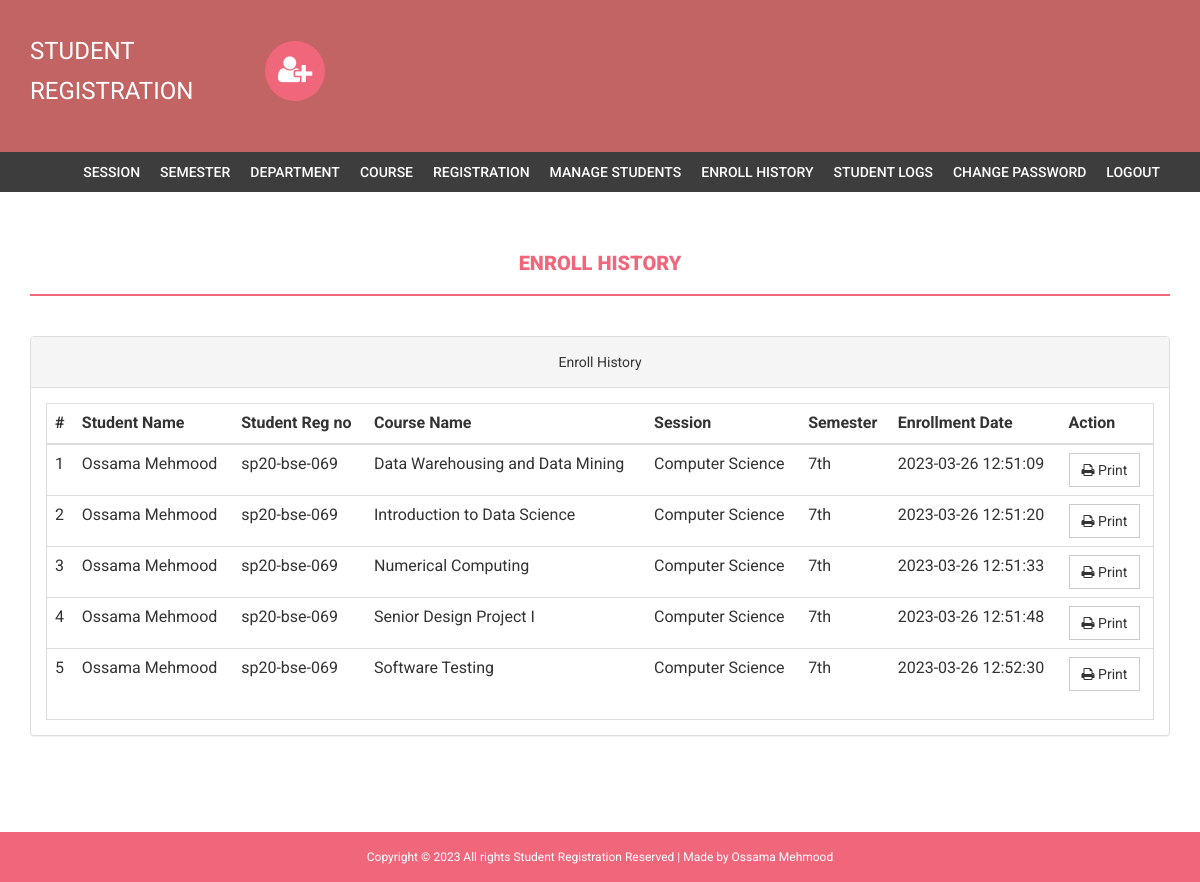
Page /admin/enroll-history.php (signed in) on the committed database.
### tables this page shows
CREATE TABLE `courseenrolls` (
  `id` int(11) NOT NULL,
  `studentRegno` varchar(255) NOT NULL,
  `pincode` varchar(255) NOT NULL,
  `session` int(11) NOT NULL,
  `department` int(11) NOT NULL,
  `year` int(11) NOT NULL,
  `semester` int(11) NOT NULL,
  `course` int(11) NOT NULL,
  `enrollDate` timestamp NOT NULL DEFAULT current_timestamp()
);

CREATE TABLE `students` (
  `StudentRegno` varchar(255) NOT NULL,
  `studentPhoto` varchar(255) DEFAULT NULL,
  `password` varchar(255) NOT NULL,
  `studentName` varchar(255) NOT NULL,
  `pincode` varchar(255) NOT NULL,
  `session` varchar(255) NOT NULL,
  `department` varchar(255) NOT NULL,
  `semester` varchar(255) NOT NULL,
  `cgpa` decimal(10,2) NOT NULL,
  `creationdate` timestamp NOT NULL DEFAULT current_timestamp(),
  `updationDate` varchar(255) NOT NULL
);

CREATE TABLE `course` (
  `id` int(11) NOT NULL,
  `courseCode` varchar(255) NOT NULL,
  `courseName` varchar(255) NOT NULL,
  `courseUnit` varchar(255) NOT NULL,
  `noofSeats` int(11) NOT NULL,
  `creationDate` timestamp NOT NULL DEFAULT current_timestamp(),
  `updationDate` varchar(255) NOT NULL
);

CREATE TABLE `department` (
  `id` int(11) NOT NULL,
  `department` varchar(255) NOT NULL,
  `creationDate` timestamp NOT NULL DEFAULT current_timestamp()
);

CREATE TABLE `semester` (
  `id` int(11) NOT NULL,
  `semester` varchar(255) NOT NULL,
  `creationDate` timestamp NOT NULL DEFAULT current_timestamp(),
  `updationDate` varchar(255) NOT NULL
);

### admin/enroll-history.php (the view, shortened to what this page needs)
<?php
if(strlen($_SESSION['alogin'])==0)
    {
header('location:index.php');
}
else{
?>
<!DOCTYPE html>
<html xmlns="http://www.w3.org/1999/xhtml">
<head>
    <link href="assets/css/bootstrap.css" rel="stylesheet" />
    <link href="assets/css/font-awesome.css" rel="stylesheet" />
    <link href="assets/css/style.css" rel="stylesheet" />
</head>
<body>
<?php include('includes/header.php');?>
<?php if($_SESSION['alogin']!="")
{
 include('includes/menubar.php');
}
 ?>
    <div class="content-wrapper">
        <div class="container">
              <div class="row">
                    <div class="col-md-12">
                        <h1 class="page-head-line">Enroll History</h1>
                    </div>
                </div>
                <div class="row" >
                <div class="col-md-12">
                    <div class="panel panel-default">
                        <div class="panel-heading">
                           Enroll History
                        </div>
                        <div class="panel-body">
                            <div class="table-responsive table-bordered">
                                <table class="table">
                                    <thead>
                                        <tr>
                                            <th>#</th>
                                                 <th>Student Name </th>
                                                    <th>Student Reg no </th>
                                            <th>Course Name </th>
                                            <th>Session </th>
                                                <th>Semester</th>
                                             <th>Enrollment Date</th>
                                             <th>Action</th>
                                        </tr>
                                    </thead>
                                    <tbody>
<?php
$sql=mysqli_query($bd, "select courseenrolls.course as cid, course.courseName as courname,session.session as session,department.department as dept,courseenrolls.enrollDate as edate ,semester.semester as sem,students.studentName as sname,students.StudentRegno as sregno from courseenrolls join course on course.id=courseenrolls.course join session on session.id=courseenrolls.session join department on department.id=courseenrolls.department   join semester on semester.id=courseenrolls.semester join students on students.StudentRegno=courseenrolls.studentRegno ");
$cnt=1;
while($row=mysqli_fetch_array($sql))
{
?>
                                        <tr>
                                            <td><?php echo $cnt;?></td>
                                              <td><?php echo htmlentities($row['sname']);?></td>
                                            <td><?php echo htmlentities($row['sregno']);?></td>
                                            <td><?php echo htmlentities($row['courname']);?></td>
                                            <td><?php echo htmlentities($row['dept']);?></td>
                                            <td><?php echo htmlentities($row['sem']);?></td>
                                             <td><?php echo htmlentities($row['edate']);?></td>
                                            <td>
                                            <a href="print.php?id=<?php echo $row['cid']?>" target="_blank">
<button class="btn btn-default"><i class="fa fa-print "></i> Print</button> </a>
                                            </td>
                                        </tr>
<?php
$cnt++;
} ?>
                                    </tbody>
                                </table>
                            </div>
                        </div>
                    </div>
                </div>
            </div>
        </div>
    </div>
  <?php include('includes/footer.php');?>
</body>
</html>
<?php } ?>

### admin/assets/css/style.css (style rules this page uses)
body { font-family: 'Roboto', sans-serif; line-height: 30px; }
.content-wrapper { margin-top: 40px; min-height: 600px; padding-bottom: 60px; }
.page-head-line { font-weight: 900; padding-bottom: 20px; border-bottom: 2px solid #F0677C; text-transform: uppercase; color: #F0677C; font-size: 20px; margin-bottom: 40px; }
.btn { border-radius: 0px; -webkit-border-radius: 0px; -moz-border-radius: 0px; }

### admin/includes/footer.php (style rules this page uses)
.col-md-12 { text-align: center; }

### rows in the picture
courseenrolls: students.studentName "Ossama Mehmood", students.StudentRegno "sp20-bse-069", course.courseName "Data Warehousing and Data Mining", department.department "Computer Science", semester.semester "7th", enrollDate "2023-03-26 12:51:09"
courseenrolls: students.studentName "Ossama Mehmood", students.StudentRegno "sp20-bse-069", course.courseName "Introduction to Data Science", department.department "Computer Science", semester.semester "7th", enrollDate "2023-03-26 12:51:20"
courseenrolls: students.studentName "Ossama Mehmood", students.StudentRegno "sp20-bse-069", course.courseName "Numerical Computing", department.department "Computer Science", semester.semester "7th", enrollDate "2023-03-26 12:51:33"
courseenrolls: students.studentName "Ossama Mehmood", students.StudentRegno "sp20-bse-069", course.courseName "Senior Design Project I", department.department "Computer Science", semester.semester "7th", enrollDate "2023-03-26 12:51:48"
courseenrolls: students.studentName "Ossama Mehmood", students.StudentRegno "sp20-bse-069", course.courseName "Software Testing", department.department "Computer Science", semester.semester "7th", enrollDate "2023-03-26 12:52:30"
